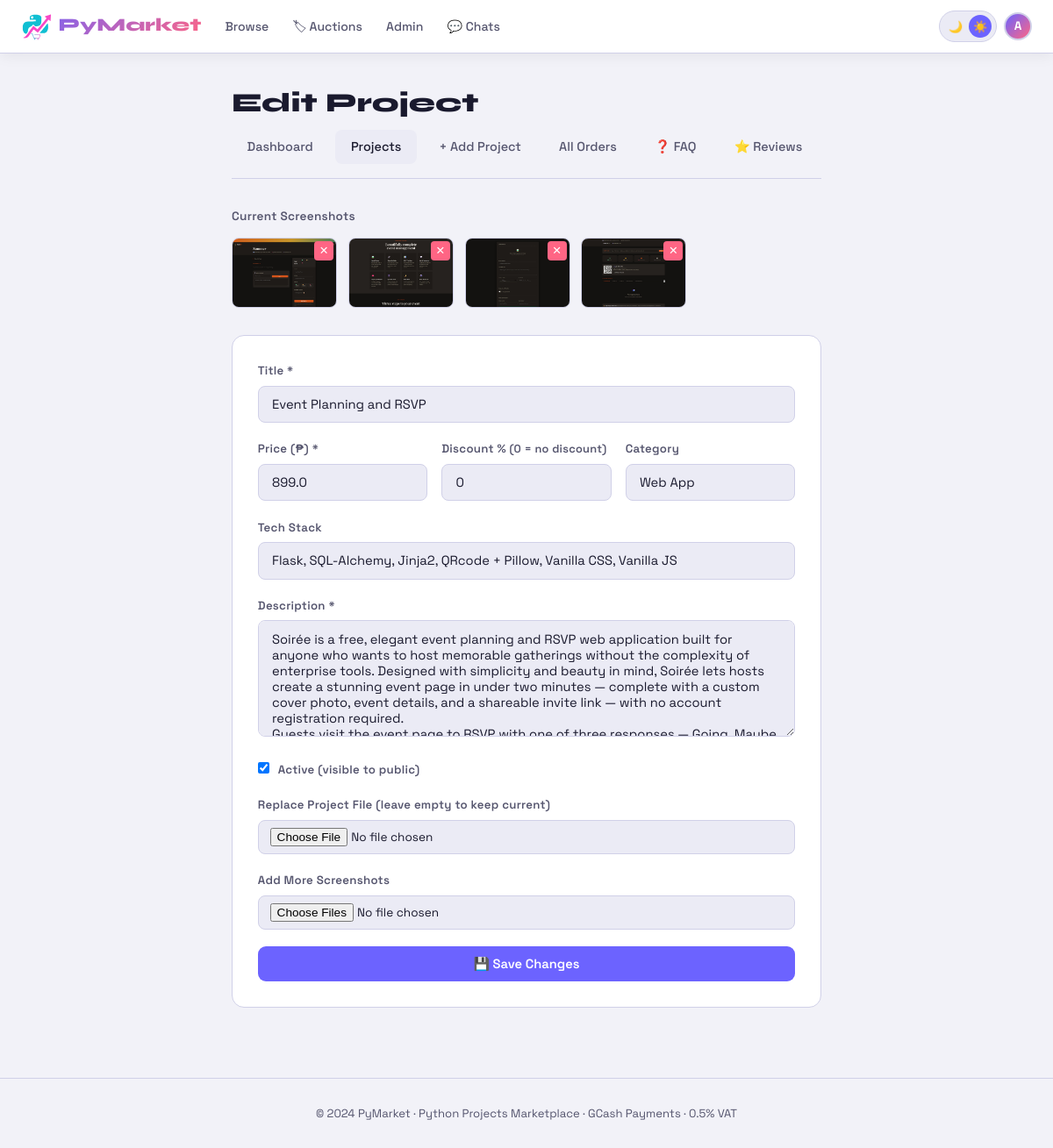
Before: /admin/project/edit/5 (signed in) with the older database file.
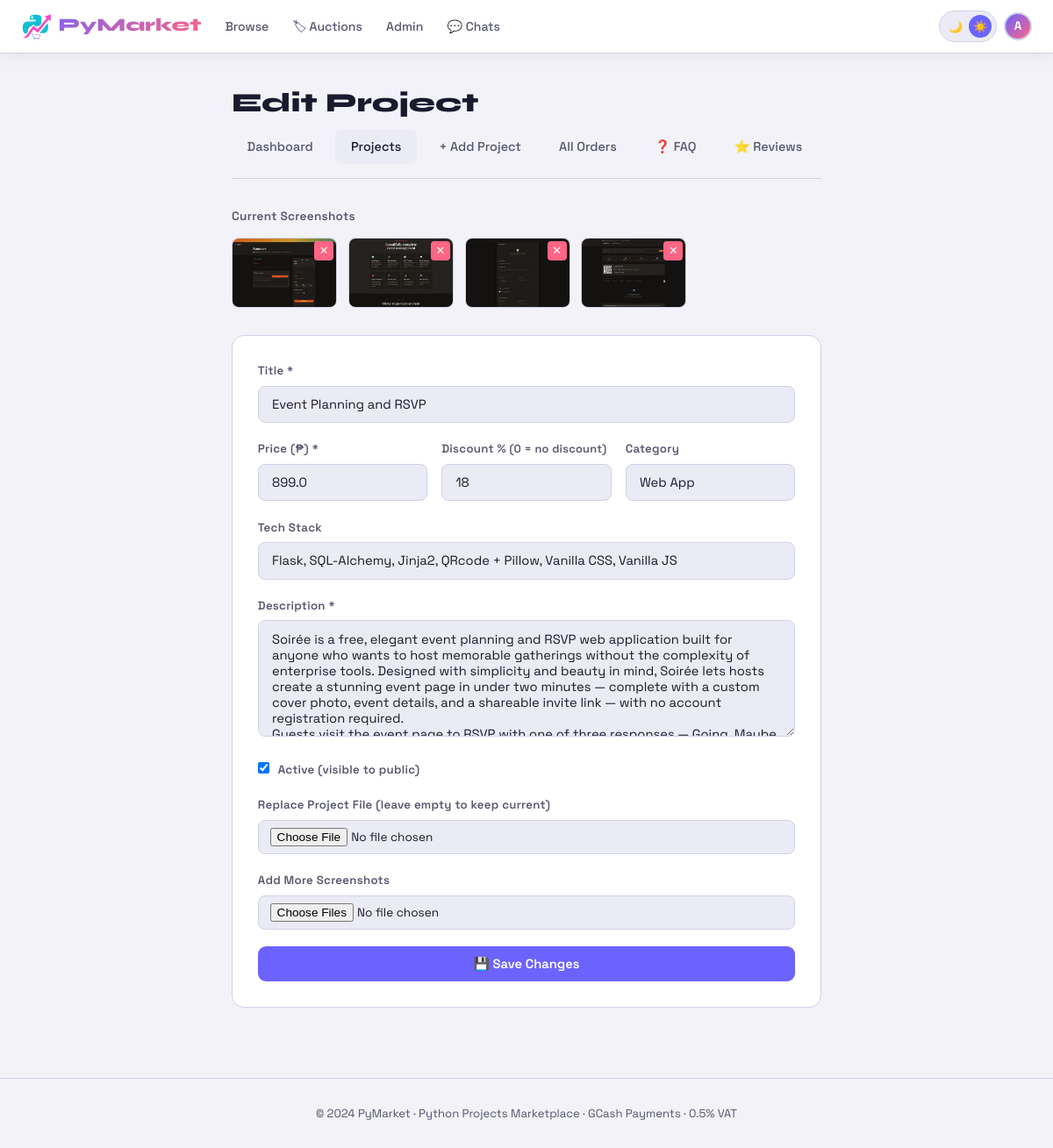
After: the same page with the newer database file.
### tables this page shows
CREATE TABLE projects (
                id INTEGER PRIMARY KEY AUTOINCREMENT,
                title TEXT NOT NULL,
                description TEXT NOT NULL,
                price REAL NOT NULL,
                tech_stack TEXT,
                category TEXT,
                file_path TEXT,
                is_active INTEGER DEFAULT 1,
                created_at TEXT DEFAULT CURRENT_TIMESTAMP
            , original_price REAL, discount_percent REAL DEFAULT 0, view_count INTEGER DEFAULT 0);

### app.py (the view, shortened to what this page needs)
@app.route('/admin/project/edit/<int:pid>', methods=['GET','POST'])
@login_required
@admin_required
def admin_edit_project(pid):
    db=get_db()
    project=db.execute("SELECT * FROM projects WHERE id=?",(pid,)).fetchone()
    screenshots=db.execute("SELECT * FROM screenshots WHERE project_id=?",(pid,)).fetchall()
    return render_template('admin/edit_project.html', project=project, screenshots=screenshots)

### app.py (called while the page is built)
@app.after_request
def add_security_headers(response):
    response.headers['X-Frame-Options'] = 'SAMEORIGIN'
    response.headers['X-Content-Type-Options'] = 'nosniff'
    response.headers['Referrer-Policy'] = 'strict-origin-when-cross-origin'
    response.headers['Content-Security-Policy'] = (
        "default-src 'self'; "
        "script-src 'self' 'unsafe-inline'; "
        "style-src 'self' 'unsafe-inline' https://fonts.googleapis.com; "
        "font-src https://fonts.gstatic.com; "
        "img-src 'self' data: https://api.qrserver.com; "
    )
    return response

def get_db():
    conn = sqlite3.connect(DB_PATH)
    conn.row_factory = sqlite3.Row
    return conn

def login_required(f):
    @wraps(f)
    def decorated(*args, **kwargs):
        if 'user_id' not in session:
            flash('login_required')
            return redirect(url_for('login', next=request.url))
        return f(*args, **kwargs)
    return decorated

def admin_required(f):
    @wraps(f)
    def decorated(*args, **kwargs):
        if not session.get('is_admin'):
            return redirect(url_for('index'))
        return f(*args, **kwargs)
    return decorated

### templates/admin/edit_project.html (shortened to what this page needs)
{% extends 'base.html' %}
{% block content %}
<div class="container" style="max-width:720px">
  <h1 class="page-title">Edit Project</h1>
  <div class="admin-nav">
    <a href="{{ url_for('admin_dashboard') }}">Dashboard</a>
    <a href="{{ url_for('admin_projects') }}" class="active">Projects</a>
    <a href="{{ url_for('admin_add_project') }}">+ Add Project</a>
    <a href="{{ url_for('admin_orders') }}">All Orders</a>
    <a href="{{ url_for('admin_faq') }}">❓ FAQ</a>
    <a href="{{ url_for('admin_reviews') }}">⭐ Reviews</a>
  </div>
  {% if screenshots %}
  <div style="margin-bottom:1.5rem">
    <label style="display:block;font-size:.85rem;font-weight:600;color:var(--muted);margin-bottom:.8rem">Current Screenshots</label>
    <div class="ss-grid">
      {% for ss in screenshots %}
      <div class="ss-item" id="ss-{{ ss['id'] }}">
        <img src="{{ url_for('static', filename='uploads/screenshots/' + ss['filename']) }}">
        <button class="ss-del" onclick="deleteScreenshot({{ ss['id'] }})">✕</button>
      </div>
      {% endfor %}
    </div>
  </div>
  {% endif %}
  <div class="form-card" style="max-width:100%">
    <form method="POST" enctype="multipart/form-data">
      <div class="form-group">
        <label>Title *</label>
        <input type="text" name="title" value="{{ project['title'] }}" required>
      </div>
      <div style="display:grid;grid-template-columns:1fr 1fr 1fr;gap:1rem">
        <div class="form-group">
          <label>Price (₱) *</label>
          <input type="number" name="price" step="0.01" value="{{ project['price'] }}" required>
        </div>
        <div class="form-group">
          <label>Discount % <span style="color:var(--muted);font-size:.8rem">(0 = no discount)</span></label>
          <input type="number" name="discount_percent" step="1" min="0" max="90"
            value="{{ project['discount_percent']|int if project['discount_percent'] else 0 }}"
            placeholder="e.g. 20 for 20% off">
        </div>
        <div class="form-group">
          <label>Category</label>
          <input type="text" name="category" value="{{ project['category'] or '' }}">
        </div>
      </div>
      <div class="form-group">
        <label>Tech Stack</label>
        <input type="text" name="tech_stack" value="{{ project['tech_stack'] or '' }}">
      </div>
      <div class="form-group">
        <label>Description *</label>
        <textarea name="description" rows="6" required>{{ project['description'] }}</textarea>
      </div>
      <div class="form-group">
        <label><input type="checkbox" name="is_active" {% if project['is_active'] %}checked{% endif %}> Active (visible to public)</label>
      </div>
      <div class="form-group">
        <label>Replace Project File (leave empty to keep current)</label>
        <input type="file" name="project_file" accept=".zip,.rar,.py,.tar,.gz">
      </div>
      <div class="form-group">
        <label>Add More Screenshots</label>
        <input type="file" name="screenshots" accept="image/*" multiple>
      </div>
      <button type="submit" class="btn btn-primary" style="width:100%;justify-content:center">💾 Save Changes</button>
    </form>
  </div>
</div>
{% endblock %}

Changed rows visible on the page:
changed projects "Event Planning and RSVP": discount_percent "0" → "18"
